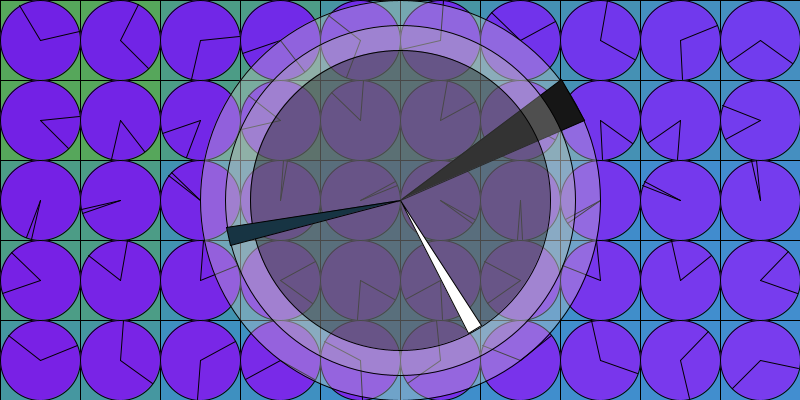
Frame 1 (no input)
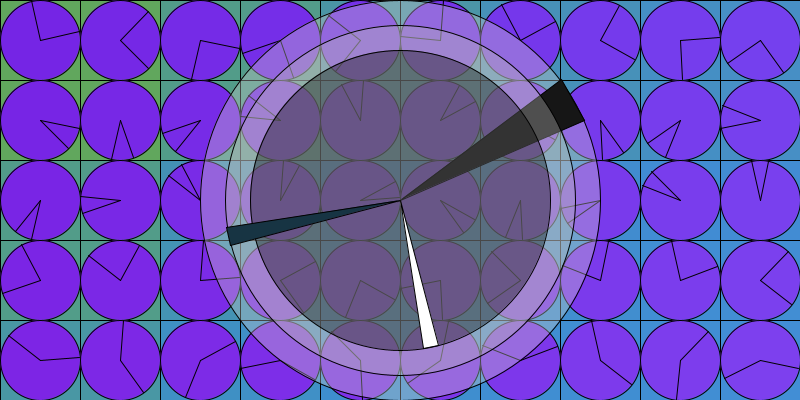
Frame 60 (the mouse pressed at the canvas centre just before this capture)
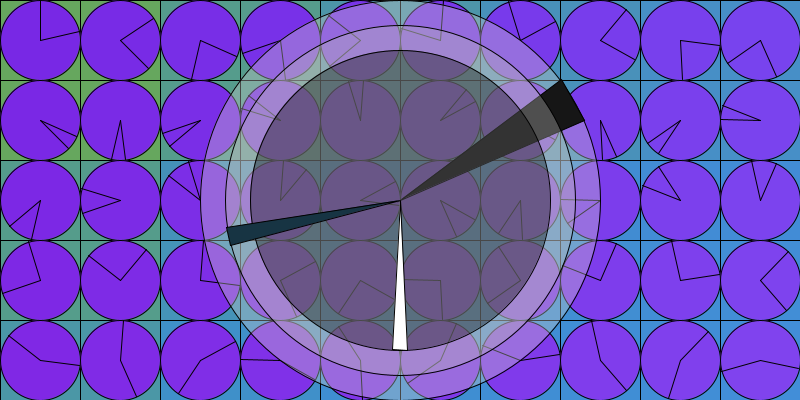
Frame 120 (the mouse held since frame 60 and released just before this capture)

The Processing sketch that drew these frames (run headless with seeded random() and noise(); from frame 60 on, the mouse is pressed at the canvas centre):

// Processing sketch: processing_135896
// ── processing_135896.pde

float a = 80;
float b = 80;
float c = 80;
float d = 80;
float e,f;

void setup(){
  size(800,400);
  smooth();

}



void draw(){
    background(map(second(), 0, 59, 0, 255),map(minute(), 0, 59, 0, 255),map(hour(), 0, 23, 0, 255));
    coldplay();
    bigClock();
  
 }


void coldplay(){
  for (int i =0; i<5; i++){
    for (int j =0; j<10; j++){
      
      //making the boxes
      fill(map(minute(), 0, 59, 0, 80)+j,map(minute(), 0, 59, 80, 160)+i,map(second(), 0, 59, 160, 255)+j,99);
      rect(a*j, b*i, a*j+80, b*i+80);
      
      //making the clock
      pushMatrix();
      translate(a*j+40,b*i+40);
      fill(map(second(), 0, 59, 80, 160)+i*2,map(second(), 0, 59, 0, 80)+3*j,map(minute(), 0, 59, 160, 255)+j*1);
      ellipse(0,0,80,80);
      
      //minute
      pushMatrix();
      rotate((TWO_PI/60)*minute()+j+i);
      line(0,0,0,40);
      popMatrix();
      
      //second
       pushMatrix();
       rotate((TWO_PI/60)*second()+j+2*i);
       line(0,0,0,40);
       popMatrix();
      
      
      popMatrix();

    }

  }
  
}

void bigClock(){
  translate(width/2, height/2);
  fill(200,200,200,90);
  ellipse(0, 0, 400,400);


//hour
  float hr = hour();
  if (hr>12){
    hr= hr-12;
  }
  pushMatrix();
  fill(map(hour(), 0, 23, 0, 255));
  rotate((TWO_PI/12)*hr);
  triangle(0,0,-(PI*180/24),-200,PI*180/24,-200);
  popMatrix();
 
  fill(map(minute(), 0, 59, 0, 255),map(minute(), 0, 59, 0, 255),map(minute(), 0, 59, 0, 255),90);
  ellipse(0,0, 350,350);
  fill(0,0,0,90);
  ellipse(0, 0, 300,300);

//minute
  pushMatrix();
  fill(23,52,67);
  rotate((TWO_PI/60)*minute());
  triangle(0,0,-(PI*175/60),-175,PI*175/60,-175);
  popMatrix();

//second
  pushMatrix();
  fill(255);
  rotate((TWO_PI/60)*second());
  triangle(0,0,-PI*150/60,-150,PI*150/60,-150);
  popMatrix();

}
